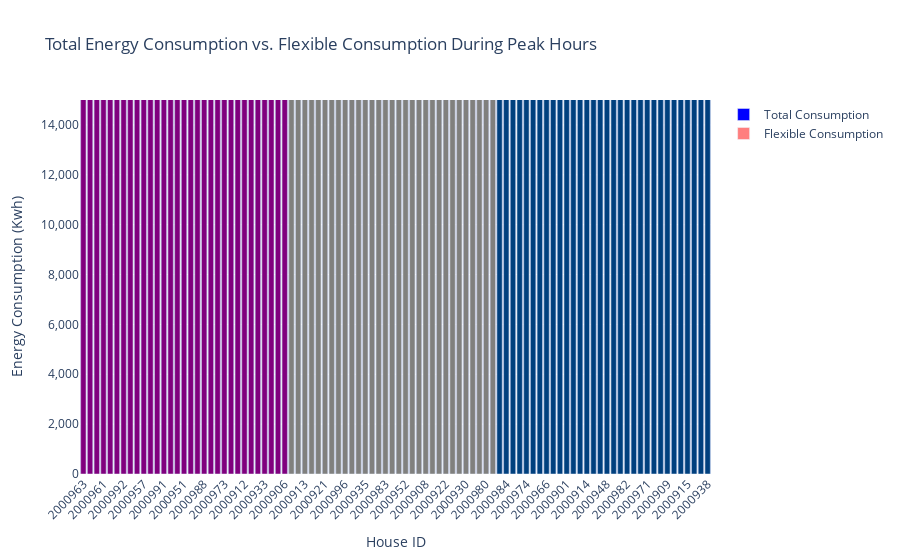

This figure's notebook cell:
### Markdown cell above
# finall version

### Code cell
import pandas as pd
import plotly.graph_objects as go

# Load the Excel file for total energy consumption
excel_file_5 = pd.ExcelFile(r'D:\Grenoble_university\6_month_internship\working space\data\combined_1_year_data_with_flexibility.xlsx')

# Define the range of sheet numbers for total energy consumption
start_sheet_number = 2000900
end_sheet_number = 2000997

# Initialize total consumption dictionary
total_consumption = {}

# Define houses to be excluded
excluded_houses = {'2000902', '2000920', '2000919', '2000924'}

# Iterate through the sheet numbers for total energy consumption
for sheet_number in range(start_sheet_number, end_sheet_number + 1):
    sheet_name = str(sheet_number)
    if sheet_name in excel_file_5.sheet_names and sheet_name not in excluded_houses:
        # Read the sheet into a DataFrame
        df = excel_file_5.parse(sheet_name)
        
        # Check if 'Site consumption ()' is in the columns of the DataFrame
        if 'Site consumption ()' in df.columns:
            # Convert 'Site consumption ()' column to numeric (ignore errors)
            df['Site consumption ()'] = pd.to_numeric(df['Site consumption ()'], errors='coerce')
            # Calculate the sum for 'Site consumption ()' column
            sum_for_site_consumption = df['Site consumption ()'].sum()
            total_consumption[sheet_name] = sum_for_site_consumption
        else:
            # Sum up all numeric columns
            sum_for_devices = df.iloc[1:].drop(columns=['Weekday', 'date']).sum().sum()
            total_consumption[sheet_name] = sum_for_devices
    else:
        print(f"Sheet {sheet_name} not found in the Excel file or excluded.")

# Convert total consumption dictionary to DataFrame
total_consumption_df = pd.DataFrame.from_dict(total_consumption, orient='index', columns=['Total Consumption'])

# Read the Excel file into a dictionary of DataFrames for energy flexibility during peak hours
combined_data_dict_5 = pd.read_excel(r'D:\Grenoble_university\6_month_internship\working space\data\combined_1_year_data_with_flexibility.xlsx', sheet_name=None)

# Define the time range for calculation (8 am - 10 am and 6 pm - 10 pm)
start_time_morning = pd.Timestamp('08:00:00').time()
end_time_morning = pd.Timestamp('10:00:00').time()
start_time_evening = pd.Timestamp('18:00:00').time()
end_time_evening = pd.Timestamp('22:00:00').time()

# Initialize lists to store total morning and evening flexible consumption
total_flex_consumption = []

# Iterate over each sheet and perform the filtering and calculation for energy flexibility during peak hours
for sheet_name, df in combined_data_dict_5.items():
    if sheet_name not in excluded_houses:
        # Filter rows to include only flexible devices (second row)
        flexibility_row = df.iloc[0] == 'flexible'
        flexible_devices_df = df.loc[:, flexibility_row]

        # Convert 'date' column to datetime format
        df['date'] = pd.to_datetime(df['date'])

        # Filter rows based on time range and calculate sum for morning and evening
        morning_sum = flexible_devices_df[
            (df['date'].dt.time >= start_time_morning) & 
            (df['date'].dt.time <= end_time_morning)
        ].sum().sum()

        evening_sum = flexible_devices_df[
            (df['date'].dt.time >= start_time_evening) & 
            (df['date'].dt.time <= end_time_evening)
        ].sum().sum()

        # Append total morning and evening sums to list
        total_flex_consumption.append(morning_sum + evening_sum)
    else:
        print(f"Sheet {sheet_name} excluded.")

# Create a DataFrame to store the flexible consumption data
flex_consumption_df = pd.DataFrame({
    'House ID': [k for k in combined_data_dict_5.keys() if k not in excluded_houses],
    'Total Flexible Consumption': total_flex_consumption
})

# Merge the total consumption and flexible consumption DataFrames
merged_df = total_consumption_df.merge(flex_consumption_df, left_index=True, right_on='House ID')

# Define flexibility thresholds
high_threshold = merged_df['Total Flexible Consumption'].quantile(0.66)
low_threshold = merged_df['Total Flexible Consumption'].quantile(0.33)

# Categorize flexibility potential
def categorize_flexibility(value):
    if value >= high_threshold:
        return 'High'
    elif value >= low_threshold:
        return 'Average'
    else:
        return 'Low'

merged_df['Flexibility Category'] = merged_df['Total Flexible Consumption'].apply(categorize_flexibility)

# Define colors based on flexibility categories
color_map = {
    'High': 'green',
    'Average': 'yellow',
    'Low': 'red'
}

merged_df['Color'] = merged_df['Flexibility Category'].map(color_map)

# Sort DataFrame by Total Flexible Consumption
merged_df = merged_df.sort_values(by='Total Flexible Consumption')

# Create a figure
fig = go.Figure()

# Add bars for total consumption
fig.add_trace(go.Bar(
    x=merged_df['House ID'],
    y=merged_df['Total Consumption'],
    name='Total Consumption',
    marker_color='blue'
))

# Add bars for flexible consumption with colors based on flexibility category
fig.add_trace(go.Bar(
    x=merged_df['House ID'],
    y=merged_df['Total Flexible Consumption'],
    name='Flexible Consumption',
    marker=dict(color=merged_df['Color']),
    opacity=0.5
))

# Update layout with appropriate y-axis range and formatting
fig.update_layout(
    title='Total Energy Consumption vs. Flexible Consumption During Peak Hours',
    xaxis_title='House ID',
    yaxis_title='Energy Consumption (Kwh)',
    yaxis=dict(
        tickformat=',.0f',  # Use comma as a thousand separator
        range=[0, 15000]   # Set y-axis range to a maximum of 15,000
    ),
    barmode='overlay',
    xaxis_tickangle=-45
)

# Show the figure
fig.show()

### Figure 1 — Plotly figure (JSON) as saved in the notebook; plotly's stock layout.template omitted (floating-point values rounded to 4 significant figures)
{"data": [{"marker": {"color": "blue"}, "name": "Total Consumption", "type": "bar", "x": ["2000963", "2000929", "2000994", "2000961", "2000993", "2000918", "2000992", "2000958", "2000905", "2000957", "2000956", "2000995", "2000991", "2000926", "2000965", "2000951", "2000981", "2000986", "2000988", "2000987", "2000976", "2000973", "2000936", "2000941", "2000912", "2000911", "2000925", "2000933", "2000923", "2000910", "2000906", "2000949", "2000932", "2000913", "2000942", "2000946", "2000921", "2000937", "2000970", "2000996", "2000931", "2000968", "2000935", "2000985", "2000979", "2000983", "2000903", "2000943", "2000952", "2000997", "2000960", "2000908", "2000907", "2000959", "2000922", "2000964", "2000972", "2000930", "2000939", "2000904", "2000980", "2000927", "2000975", "2000984", "2000916", "2000990", "2000974", "2000950", "2000900", "2000966", "2000989", "2000940", "2000901", "2000977", "2000955", "2000914", "2000947", "2000917", "2000948", "2000969", "2000978", "2000982", "2000934", "2000945", "2000971", "2000928", "2000967", "2000909", "2000962", "2000944", "2000915", "2000953", "2000954", "2000938"], "y": [3107273, 2161937, 1505839, 5417750, 635496, 1821784, 3315212, 1941833, 2644347, 2509275, 3488753, 4005725, 4520472, 5003568, 5326945, 6187993, 5200652, 2266623, 3653331, 10002391, 3028419, 3484451, 5567328, 2955401, 7715054, 1743784, 3409214, 1075988, 2055771, 2289067, 3356984, 4012132, 2744192, 2739130, 3360559, 2595789, 8081341, 1456181, 3569341, 3879198, 4176841, 3104098, 2453960, 3302312, 2884031, 4054982, 4408269, 3787707, 5682121, 4799713, 5679094, 3480698, 6148312, 8733522, 2992618, 4969766, 2764521, 6194527, 4764709, 10185746, 6101826, 4378215, 4371705, 4085647, 3260412, 5384846, 7056712, 11687400, 5433955, 4332815, 8479254, 6743198, 4661350, 4652190, 6043037, 13151874, 8138546, 3398101, 11091206, 9482164, 8289785, 8424373, 11938424, 10088333, 10382544, 9234631, 9535769, 9416947, 9177521, 13273114, 12067459, 14698261, 17123520, 14115087]}, {"marker": {"color": ["red", "red", "red", "red", "red", "red", "red", "red", "red", "red", "red", "red", "red", "red", "red", "red", "red", "red", "red", "red", "red", "red", "red", "red", "red", "red", "red", "red", "red", "red", "red", "yellow", "yellow", "yellow", "yellow", "yellow", "yellow", "yellow", "yellow", "yellow", "yellow", "yellow", "yellow", "yellow", "yellow", "yellow", "yellow", "yellow", "yellow", "yellow", "yellow", "yellow", "yellow", "yellow", "yellow", "yellow", "yellow", "yellow", "yellow", "yellow", "yellow", "yellow", "green", "green", "green", "green", "green", "green", "green", "green", "green", "green", "green", "green", "green", "green", "green", "green", "green", "green", "green", "green", "green", "green", "green", "green", "green", "green", "green", "green", "green", "green", "green", "green"]}, "name": "Flexible Consumption", "opacity": 0.5, "type": "bar", "x": ["2000963", "2000929", "2000994", "2000961", "2000993", "2000918", "2000992", "2000958", "2000905", "2000957", "2000956", "2000995", "2000991", "2000926", "2000965", "2000951", "2000981", "2000986", "2000988", "2000987", "2000976", "2000973", "2000936", "2000941", "2000912", "2000911", "2000925", "2000933", "2000923", "2000910", "2000906", "2000949", "2000932", "2000913", "2000942", "2000946", "2000921", "2000937", "2000970", "2000996", "2000931", "2000968", "2000935", "2000985", "2000979", "2000983", "2000903", "2000943", "2000952", "2000997", "2000960", "2000908", "2000907", "2000959", "2000922", "2000964", "2000972", "2000930", "2000939", "2000904", "2000980", "2000927", "2000975", "2000984", "2000916", "2000990", "2000974", "2000950", "2000900", "2000966", "2000989", "2000940", "2000901", "2000977", "2000955", "2000914", "2000947", "2000917", "2000948", "2000969", "2000978", "2000982", "2000934", "2000945", "2000971", "2000928", "2000967", "2000909", "2000962", "2000944", "2000915", "2000953", "2000954", "2000938"], "y": [39664, 55299, 59379, 75260, 88797, 101375, 113375, 138801, 143336, 144681, 156188, 165984, 175697, 176546, 178179, 195934, 199607, 214868, 219645, 228753, 234086, 239970, 243490, 247651, 248664, 251988, 261983, 268247, 274534, 277121, 289683, 323224, 328797, 340940, 377057, 377564, 378457, 384640, 385304, 386759, 394743, 404128, 409323, 432425, 433169, 436462, 437351, 449048, 486506, 515048, 518564, 533542, 548115, 550414, 553083, 559175, 570784, 579878, 599590, 609050, 610906, 615872, 620535, 630174, 641439, 659945, 711421, 711491, 731811, 769946, 771482, 782801, 832062, 935510, 958968, 965776, 1013460, 1201550, 1337441, 1395346, 1410588, 1414782, 1496481, 1511997, 1737810, 1828691, 1900362, 1957885, 2058275, 2285130, 2595969, 3237115, 3580594, 3735885]}], "layout": {"barmode": "overlay", "title": {"text": "Total Energy Consumption vs. Flexible Consumption During Peak Hours"}, "xaxis": {"tickangle": -45, "title": {"text": "House ID"}}, "yaxis": {"range": [0, 15000], "tickformat": ",.0f", "title": {"text": "Energy Consumption (Kwh)"}}}}
